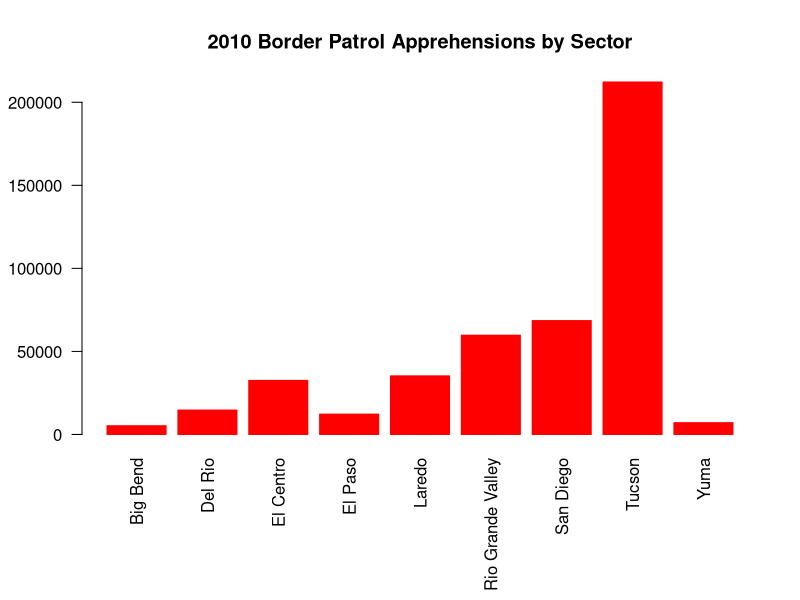
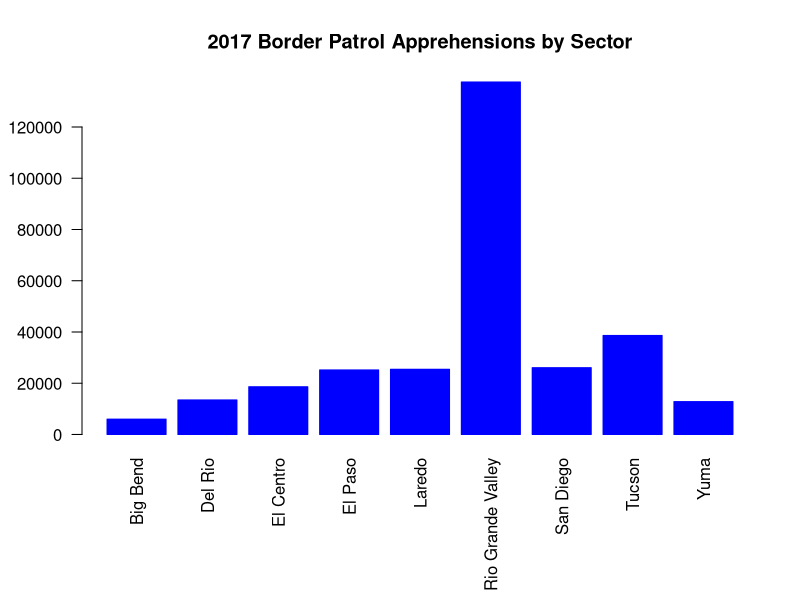
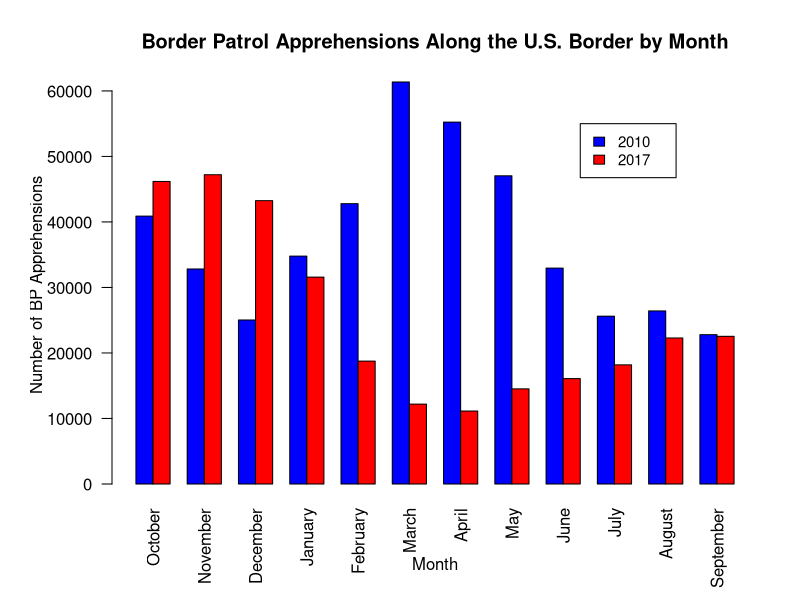
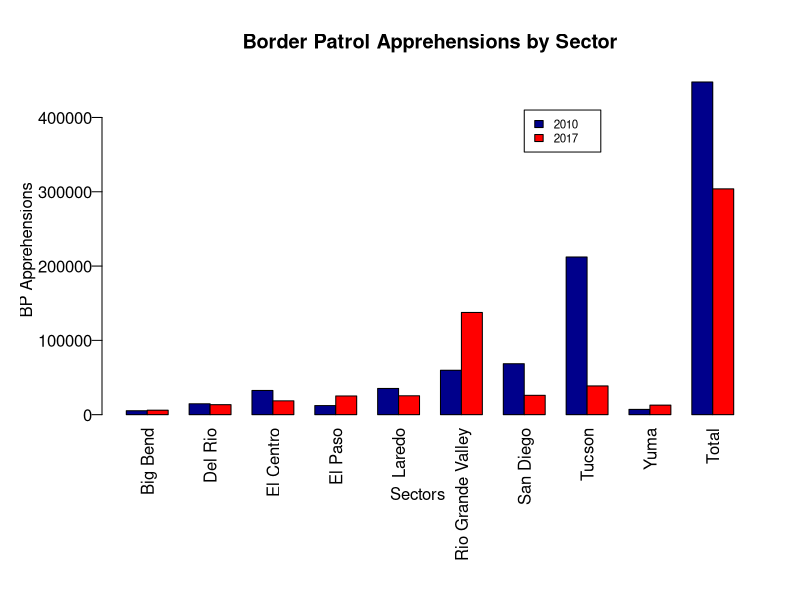
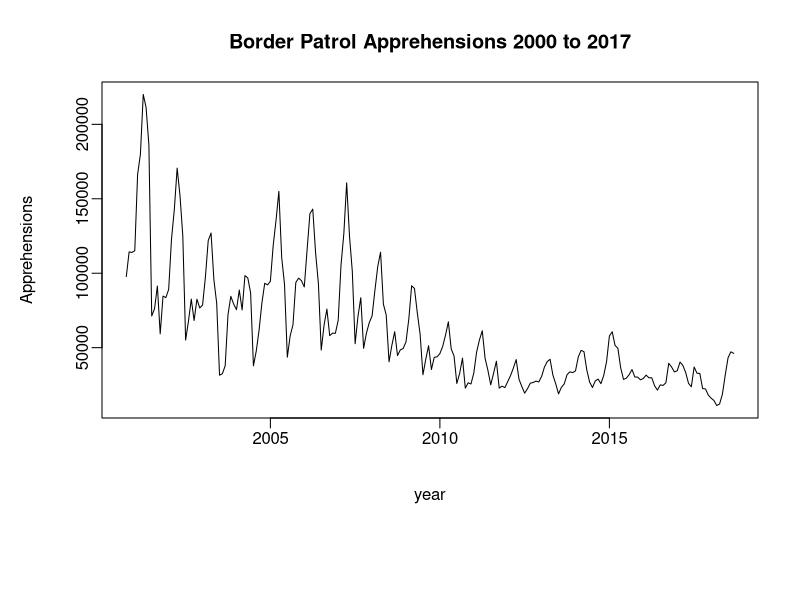

Write the R code that produced these figures, in order. (Note: this script raises an error after producing the figures.)
## ---- chunk 1
knitr::opts_chunk$set(echo = FALSE)
## ---- chunk 2
# Read in data
A2010 <- read.csv( "BP Apprehensions 2010.csv" , header = TRUE, stringsAsFactors = FALSE)
A2017 <- read.csv("PB Apprehensions 2017.csv", header = TRUE, stringsAsFactors = FALSE)

## Use strings in Col 1 as row names
rownames(A2010) <- A2010[,1]

## Drop column 1
A2010 <-  subset(A2010, select= -c(Sector))

## rbind ColSums to dataframe
A2010 <- rbind(A2010, colSums(A2010))

## rbind assigns a rowname -- drop this name
-length(rownames(A2010))  

## rename the row with column totals "Total"
rownames(A2010) <- c(rownames(A2010)[-length(rownames(A2010))], "Total")

## cbind rowSums to dataframd
A2010 <- cbind(A2010,rowSums(A2010))

## rename last column "Totals
colnames(A2010) <- c(colnames(A2010)[-length(colnames(A2010))], "Total")

####################################################################################

## Use strings in Col 1 as row names
rownames(A2017) <- A2017[,1]

## Drop column 1
A2017 <-  subset(A2017, select= -c(Sector))

## rbind ColSums to dataframe
A2017 <- rbind(A2017, colSums(A2017))

## rbind assigns a rowname -- drop this name
-length(rownames(A2017))  

## rename the row with column totals "Total"
rownames(A2017) <- c(rownames(A2017)[-length(rownames(A2017))], "Total")

## cbind rowSums to dataframd
A2017 <- cbind(A2017,rowSums(A2017))

## rename last column "Totals
colnames(A2017) <- c(colnames(A2017)[-length(colnames(A2017))], "Total")

# Barplot for 2010 Border Apprehensions data 
par(omi=c(0.6, 0, 0, 0))
barplot(A2010[1:9,13], 
        names.arg = rownames(A2010)[1:9], 
        las=2,
        axisnames=TRUE,
        main="2010 Border Patrol Apprehensions by Sector",
        border="red",
        col="red")
## ---- chunk 3
# Barplot for 2017 Border Apprehensions data 
par(omi=c(0.6, 0, 0, 0))
barplot(A2017[1:9,13], 
        names.arg = rownames(A2017)[1:9], 
        las=2,
        axisnames=TRUE,
        main="2017 Border Patrol Apprehensions by Sector",
        border="blue",
        col="blue")

## ---- chunk 4
# Extract monthly totals from 2017 and 2010 data sets
newtab <- A2017[10,1:12]
newtab2 <-A2010[10,1:12]

# Create new matrix with monthly totals
finaltab <- rbind(newtab2, newtab)
as.matrix(finaltab[1:2, 1:12])

# Set margin spacing
par(omi=c(0.1, 0.3, 0, 0))

# Set spacing between labels and axis
par(mgp=c(3.3, 1, 0))


# Plot double bar graph for border apprehensions by month
barplot(as.matrix(finaltab[1:2, 1:12]), 
        main="Border Patrol Apprehensions Along the U.S. Border by Month",
        xlab="Month", col=c("blue","red"),
        ylab= "Number of BP Apprehensions",
        beside = TRUE, 
        las=2,
        axisnames=TRUE)

# Create legend for years

(legend(x=27, y=55000, legend=c("2010", "2017"), fill= c("blue", "red"), cex=0.9, text.width=3))

## ---- chunk 5
# Don't use scientific notation
options(scipen=999)

# Extract sector totals of apprehensions for 2017 and 2010 and make a matrix
sectot17 <- A2017[1:10, 13]
sectot10 <- A2010[1:10, 13]
finsect <- rbind(sectot10, sectot17)

# Set margin spacing 
par(omi=c(0.8, 0.20, 0, 0))

# Set spacing between labels and axis
par(mgp=c(3.3, 0.5, 0))

# Graph total apprehensions for each sector in 2017 and 2010
barplot(finsect, main="Border Patrol Apprehensions by Sector",
        names.arg = rownames(A2017)[1:10],
        las=2,
        axisnames=TRUE,
        xlab="Sectors     ", col=c("darkblue","red"),
        ylab= "BP Apprehensions",
        beside = TRUE)

# Create legend for years
legend(x=20, y= 410000, legend= c("2010", "2017"), fill = c("darkblue", "red"), cex=0.7, text.width=2)


## ---- chunk 6

A2000.2017 <- read.csv("monthly_sum.csv", header = TRUE, stringsAsFactors = FALSE)

# use monthly summary
# copy the data from the screen w/o year and month

ts1 <- as.matrix(A2000.2017[1:18, 2:13])
ts2 <- as.vector(t(ts1))

ts3 <- rev(ts2)

ts4 <- ts(ts3, start = c(2000,10), frequency=12)

ts.plot(ts4, gpars=list(xlab="year", ylab="Apprehensions", lty=c(1:3), main= "Border Patrol Apprehensions 2000 to 2017"))

## ---- chunk 7

## Generate paired t-test to compare BP apprehensions for Tucson
t.test(as.numeric(A2010[8, 1:12]), as.numeric(A2017[8, 1:12]), paired=TRUE)
## ---- chunk 8
## Generate paired t-test to compare BP apprehensions for Rio Grande 
t.test(as.numeric(A2010[6, 1:12]), as.numeric(A2017[6, 1:12]), paired=TRUE)

## ---- chunk 9
## T-test for March, April, and May of 2010

t.test(as.numeric(A2010[10, 6:8]), as.numeric(A2017[10, 6:8]), paired=TRUE)
## ---- chunk 10
knitr::include_graphics('./cropped-banner_efpt.jpg')
## ---- chunk 11

## T-test for October, November, and December of 2017

t.test(as.numeric(A2010[10, 1:3]), as.numeric(A2017[10, 1:3]), paired=TRUE)

